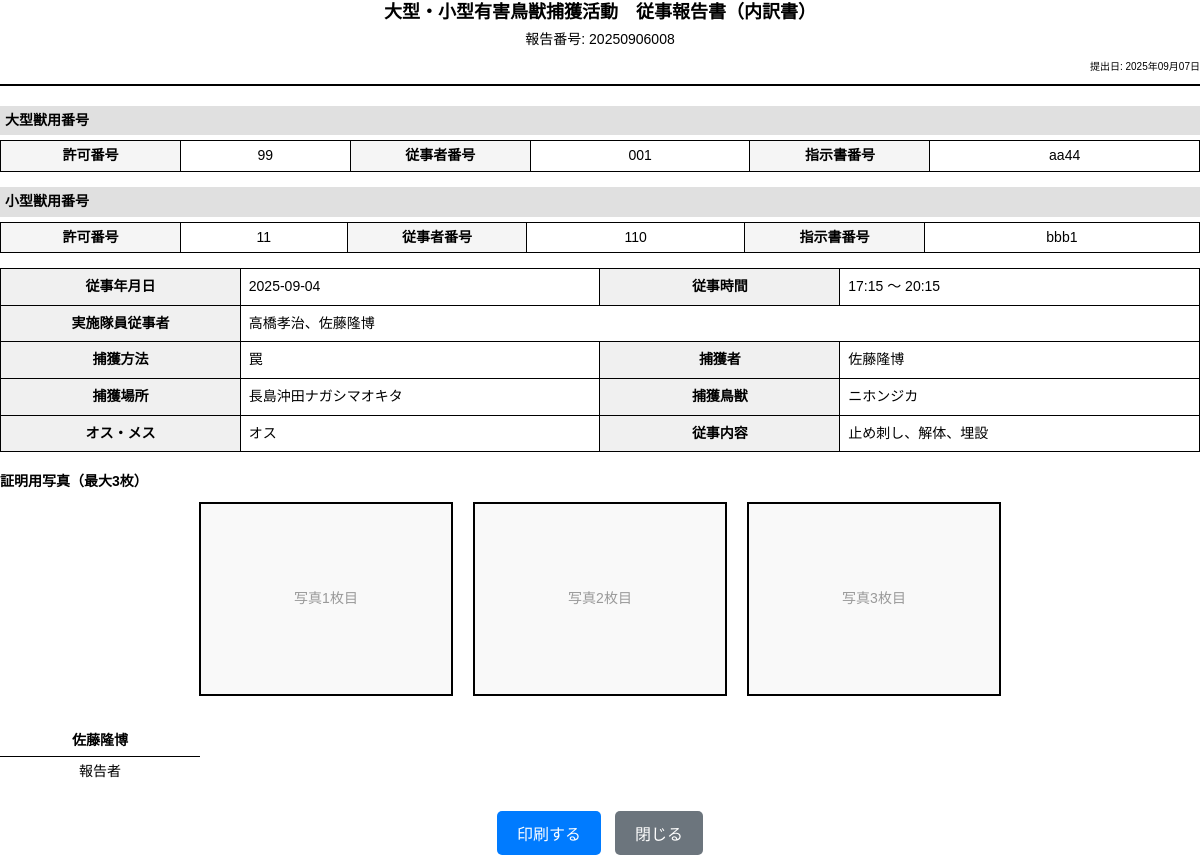
The page /report/print/8 (signed in) on the database its author committed.
### app.py (models this page shows)
class Report(Model):
    reportno = CharField(unique=True)  # 報告番号
    user = CharField()  # ユーザー名（またはID）
    date = CharField()
    start_time = CharField()
    end_time = CharField()
    method = CharField()
    hunter = CharField()
    team_members = CharField(null=True)  # 実施隊従事者（カンマ区切りで保存）
    location = CharField()
    animal = CharField()
    sex = CharField()
    tasks = CharField()  # カンマ区切りで保存
    tail_submitted = CharField()  # "yes" or "no"
    email_sent = BooleanField(default=False)  # メール送信済みフラグ
    email_sent_date = CharField(null=True)  # メール送信日時
    email_sent_by = CharField(null=True)  # メール送信者
    photo_upload_date = CharField(null=True)  # 写真アップロード日時
    class Meta:
        database = db

class Member(Model):
    name = CharField(unique=True)  # メンバー名
    large_license_permit = CharField(null=True)  # 大型獣用許可番号
    large_license_operator = CharField(null=True)  # 大型獣用従事者番号
    large_license_instruction = CharField(null=True)  # 大型獣用指示書番号
    small_license_permit = CharField(null=True)  # 小型獣用許可番号
    small_license_operator = CharField(null=True)  # 小型獣用従事者番号
    small_license_instruction = CharField(null=True)  # 小型獣用指示書番号
    phone = CharField(null=True)  # 電話番号
    email = CharField(null=True)  # メールアドレス
    address = CharField(null=True)  # 住所
    birthday_date = CharField(null=True)  # 誕生日
    status = CharField(default="active")  # active / inactive
    notes = CharField(null=True)  # 備考
    class Meta:
        database = db

### app.py (the view, shortened to what this page needs)
@app.route("/report/print/<report_id>")
def print_report(report_id):
    if "user_id" not in session:
        return redirect("/login")
    try:
        report = Report.get_by_id(report_id)
        member = Member.get_or_none(Member.name == report.hunter)
        photos = []
        upload_dir = os.path.join(os.path.dirname(__file__), "uploads", report.reportno)
        today = datetime.date.today().strftime("%Y年%m月%d日")
        return render_template("report_print.html", report=report, member=member, photos=photos, today=today)
    except Report.DoesNotExist:
        return "報告が見つかりません", 404
    except Exception as e:
        return f"エラーが発生しました: {str(e)}", 500

### templates/report_print.html (shortened to what this page needs)
<!DOCTYPE html>
<html lang="ja">
<head>
</head>
<body>
    <div class="report-header">
        <div class="report-title">大型・小型有害鳥獣捕獲活動　従事報告書（内訳書）</div>
        <div class="report-subtitle">報告番号: {{ report.reportno }}</div>
        <div class="report-info">提出日: {{ today }}</div>
    </div>
    <div class="license-section">
        <div class="license-title">大型獣用番号</div>
        <table class="license-table">
            <tr>
                <td class="label">許可番号</td>
                <td>{{ member.large_license_permit or '　' }}</td>
                <td class="label">従事者番号</td>
                <td>{{ member.large_license_operator or '　' }}</td>
                <td class="label">指示書番号</td>
                <td>{{ member.large_license_instruction or '　' }}</td>
            </tr>
        </table>
    </div>
    <div class="license-section">
        <div class="license-title">小型獣用番号</div>
        <table class="license-table">
            <tr>
                <td class="label">許可番号</td>
                <td>{{ member.small_license_permit or '　' }}</td>
                <td class="label">従事者番号</td>
                <td>{{ member.small_license_operator or '　' }}</td>
                <td class="label">指示書番号</td>
                <td>{{ member.small_license_instruction or '　' }}</td>
            </tr>
        </table>
    </div>
    <table class="form-table">
        <tr>
            <td class="label">従事年月日</td>
            <td class="value">{{ report.date }}</td>
            <td class="label">従事時間</td>
            <td class="value">{{ report.start_time }} ～ {{ report.end_time }}</td>
        </tr>
        <tr>
            <td class="label">実施隊員従事者</td>
            <td class="value" colspan="3">
                {% if report.team_members %}
                {{ report.team_members.replace(',', '、') }}
                {% endif %}
            </td>
        </tr>
        <tr>
            <td class="label">捕獲方法</td>
            <td class="value">{{ report.method }}</td>
            <td class="label">捕獲者</td>
            <td class="value">{{ report.hunter }}</td>
        </tr>
        <tr>
            <td class="label">捕獲場所</td>
            <td class="value">{{ report.location }}</td>
            <td class="label">捕獲鳥獣</td>
            <td class="value">{{ report.animal }}</td>
        </tr>
        <tr>
            <td class="label">オス・メス</td>
            <td class="value">{{ report.sex }}</td>
            <td class="label">従事内容</td>
            <td class="value">
                {% if report.tasks %}
                {{ report.tasks.replace(',', '、') }}
                {% endif %}
            </td>
        </tr>
    </table>
    <div class="photo-section">
        <div style="font-weight: bold; margin-bottom: 10px;">証明用写真（最大3枚）</div>
        <div class="photo-container">
            {% if photos|length < 3 %} {% for i in range(3 - photos|length) %} <div class="photo-box">
                <div style="color: #999;">写真{{ photos|length + loop.index }}枚目</div>
        </div>
        {% endfor %}
        {% endif %}
    </div>
    </div>
    <div class="signature-section">
        <div class="signature-box">
            <div class="signature-line">{{ report.user }}</div>
            <div>報告者</div>
        </div>
    </div>
    <div class="no-print" style="margin-top: 30px; text-align: center;">
        <button onclick="window.print()" style="padding: 10px 20px; font-size: 16px; background-color: #007bff; color: white; border: none; border-radius: 5px; cursor: pointer;">
            印刷する
        </button>
        <button onclick="window.close()" style="padding: 10px 20px; font-size: 16px; background-color: #6c757d; color: white; border: none; border-radius: 5px; cursor: pointer; margin-left: 10px;">
            閉じる
        </button>
    </div>
</body>
</html>

### templates/report_print.html (style rules this page uses)
body { font-family: "Meiryo UI", "メイリオ", sans-serif; font-size: 14px; line-height: 1.4; margin: 0; padding: 0; }
.report-header { text-align: center; margin-bottom: 20px; border-bottom: 2px solid #000; padding-bottom: 10px; }
.report-title { font-size: 18px; font-weight: bold; margin-bottom: 5px; }
.report-subtitle { font-size: 14px; margin-bottom: 10px; }
.report-info { font-size: 10px; text-align: right; }
.form-table { width: 100%; border-collapse: collapse; margin-bottom: 20px; }
.form-table td { border: 1px solid #000; padding: 8px; vertical-align: top; }
.form-table .label { background-color: #f0f0f0; font-weight: bold; width: 20%; text-align: center; }
.form-table .value { width: 30%; min-height: 30px; }
.license-section { margin-bottom: 15px; }
.license-title { font-weight: bold; background-color: #e0e0e0; padding: 5px; margin-bottom: 5px; }
.license-table { width: 100%; border-collapse: collapse; }
.license-table td { border: 1px solid #000; padding: 5px; text-align: center; }
.license-table .label { background-color: #f5f5f5; font-weight: bold; width: 15%; }
.photo-section { margin-top: 20px; }
.photo-container { display: flex; gap: 20px; margin-top: 10px; flex-wrap: wrap; justify-content: center; }
.photo-box { width: 250px; height: 190px; border: 2px solid #000; display: flex; align-items: center; justify-content: center; background-color: #f9f9f9; position: relative; }
.signature-section { margin-top: 30px; display: flex; justify-content: space-between; }
.signature-box { width: 200px; text-align: center; }
.signature-line { border-bottom: 1px solid #000; height: 30px; margin-bottom: 5px; display: flex; align-items: center; justify-content: center; font-weight: bold; }

### rows shown on the page
Report: reportno "20250906008", date "2025-09-04", start_time "17:15", end_time "20:15", team_members.replace "高橋孝治、佐藤隆博", method "罠", hunter "佐藤隆博", location "長島沖田ナガシマオキタ", animal "ニホンジカ", sex "オス", tasks.replace "止め刺し、解体、埋設", user "佐藤隆博"
Member: large_license_permit "99", large_license_operator "001", large_license_instruction "aa44", small_license_permit "11", small_license_operator "110", small_license_instruction "bbb1"

### other values the page prints
{{ photos|length + loop.index }} "1" "2" "3"
